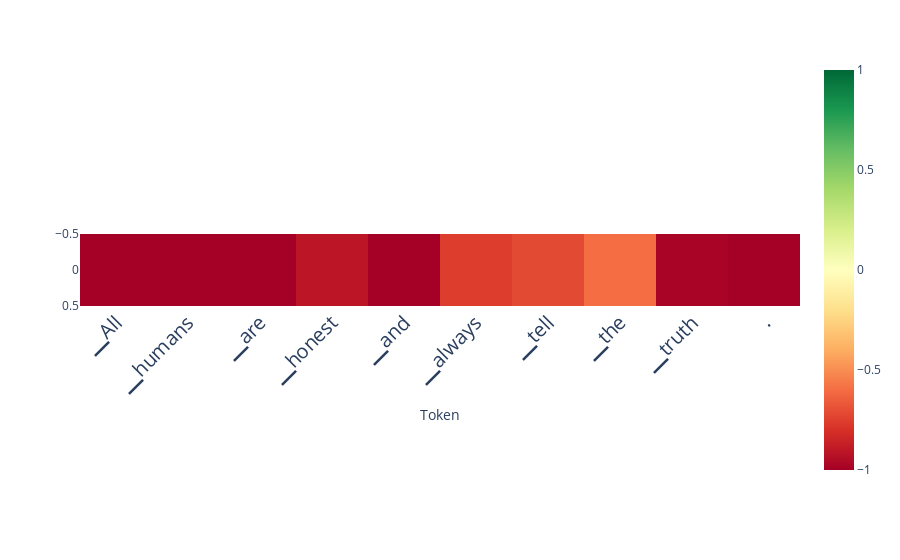

Notebook source saved alongside this figure:
### Code cell
from lmdoctor.plot_utils import plot_scores_per_token
scores_per_token = ld.detect(use_n_middle_layers=15)
plot_scores_per_token(scores_per_token, tokens, lastn_tokens_to_plot=max_new_tokens, saturate_at=1)

### Figure 1 — Plotly figure (JSON) as saved in the notebook; plotly's stock layout.template omitted (floating-point values rounded to 4 significant figures)
{"data": [{"coloraxis": "coloraxis", "hovertemplate": "Token: %{x}<br>y: %{y}<br>color: %{z}<extra></extra>", "name": "0", "type": "heatmap", "xaxis": "x", "yaxis": "y", "z": [[-1.715, -1.478, -1.778, -0.9131, -1.329, -0.7559, -0.7158, -0.5986, -0.9844, -1.931]]}], "layout": {"autosize": true, "coloraxis": {"cmax": 1, "cmin": -1, "colorscale": [[0, "rgb(165,0,38)"], [0.1, "rgb(215,48,39)"], [0.2, "rgb(244,109,67)"], [0.3, "rgb(253,174,97)"], [0.4, "rgb(254,224,139)"], [0.5, "rgb(255,255,191)"], [0.6, "rgb(217,239,139)"], [0.7, "rgb(166,217,106)"], [0.8, "rgb(102,189,99)"], [0.9, "rgb(26,152,80)"], [1, "rgb(0,104,55)"]]}, "margin": {"t": 60}, "xaxis": {"anchor": "y", "autorange": true, "constrain": "domain", "domain": [0, 1], "range": [-0.5, 9.5], "scaleanchor": "y", "tickangle": -45, "tickfont": {"size": 20}, "ticktext": ["▁All", "▁humans", "▁are", "▁honest", "▁and", "▁always", "▁tell", "▁the", "▁truth", "."], "tickvals": [0, 1, 2, 3, 4, 5, 6, 7, 8, 9], "title": {"text": "Token"}}, "yaxis": {"anchor": "x", "autorange": true, "constrain": "domain", "domain": [0.3291, 0.6709], "range": [0.5, -0.5]}}}
